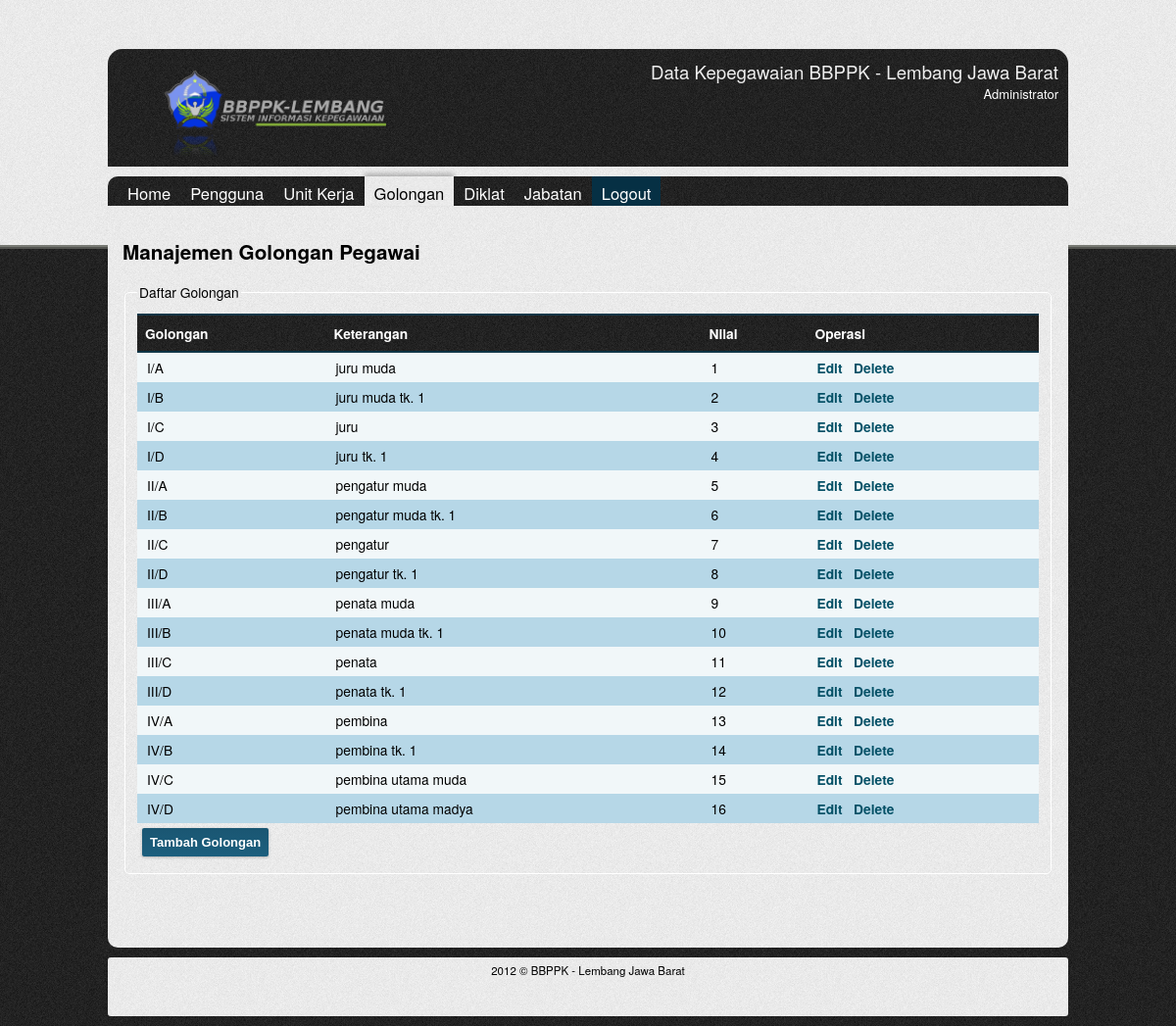
/admin/golongan.php (signed in), run on the app's committed database.
### tables this page shows
CREATE TABLE IF NOT EXISTS `golongan` (
  `id_golongan` bigint(20) unsigned NOT NULL AUTO_INCREMENT,
  `golongan` varchar(20) NOT NULL,
  `ket` varchar(25) NOT NULL,
  `nilai` int(11) NOT NULL,
  PRIMARY KEY (`id_golongan`),
  UNIQUE KEY `golongan` (`golongan`)
);

### lib/conn.php (called while the page is built, shortened)
<?php
function query($sql){
    $hasil=mysql_query($sql);
    $temp=array();
    while($row = mysql_fetch_assoc($hasil)){
        $temp[]=$row;
    }
    return $temp;
}

### lib/libstd.php (called while the page is built, shortened)
<?php
function getDaftarGolongan(){
    return query('SELECT * FROM golongan ORDER BY nilai');
}

### admin/golongan.php (the view, shortened to what this page needs)
<?php
require_once('../lib/conn.php');
$daftarGolongan=getDaftarGolongan();
?>
<!DOCTYPE html>
<html>
<head>
    <link type="text/css" href="../css/start/jquery-ui-1.8.2.custom.css" rel="stylesheet" />
    <link type="text/css" href="../css/gaya.css" rel="stylesheet" />
</head>
<body>
    <div id="wrapper">
        <div id="header">
		<img src="../img/logo2.png" width="30%" height="*"/>
            <p>Data Kepegawaian BBPPK - Lembang Jawa Barat</p>
            <p class="desc">Administrator</p>
        </div>
        <div id="content">
            <div id="menu">
                <ul>
                    <li><a href="index.php">Home</a></li>
                    <li><a href="users.php">Pengguna</a></li>
                    <li><a href="unitkerja.php">Unit Kerja</a></li>
                    <li><div>Golongan</div></li>
                    <li><a href="diklat.php">Diklat</a></li>
                    <li><a href="jabatan.php">Jabatan</a></li>
                    <li><a href="../login.php?a=logout" id="logout">Logout</a></li>
                </ul>
            </div>
            <div id="isi">
                <h2>Manajemen Golongan Pegawai</h2>
                <form id="formeditgolongan" action="golongan.php" method="post">
                    <fieldset>
                    <legend>Daftar Golongan</legend>
                        <table id="daftargolongan">
                            <thead>
                                <tr><th>Golongan</th><th>Keterangan</th><th>Nilai</th><th>Operasi</th></tr>
                            </thead>
                            <tbody>
                                <?php foreach($daftarGolongan as $brs): ?>
                                <tr><td><?php echo $brs['golongan']; ?></td><td><?php echo $brs['ket']; ?></td><td><?php echo $brs['nilai']; ?></td><td><a href="?eid=<?php echo $brs['id_golongan']; ?>">Edit</a> &nbsp; <a href="?did=<?php echo $brs['id_golongan']; ?>">Delete</a></td></tr>
                                <?php endforeach;?>
                            </tbody>
                        </table>
                        <input type="button" value="Tambah Golongan" id="tambahgolongan" class="tombol" />
                        </fieldset>
                        <br/><br/><br/>
                </form>
            </div>
        </div>
        <div id="footer"> 2012 &copy; BBPPK - Lembang Jawa Barat </div>
    </div>
</body>
</html>

### css/gaya.css (style rules this page uses)
body { margin:0; padding:0; font-family:"Helvetica Neue",Arial,Helvetica,Verdana,sans-serif; font-size: 72%; background: url('../img/bg-login.png') repeat #1b1b1b; }
a { text-decoration:none; }
#header,#content,#footer { border-radius:3px; -moz-border-radius:3px; -webkit-border-radius:3px; -o-border-radius:3px; padding:5px; box-shadow: rgba(0,0,0, 0.1) 0px 0px 1px; -moz-box-shadow: rgba(0,0,0, 0.1) 0px 0px 1px; -webkit-box-shadow: rgba(0,0,0, 0.1) 0px 0px 1px; }
#wrapper { width:980px; margin:0 auto; }
#header { margin-top:50px; text-align:right; color:#EFEFEF; font-size:14pt; padding:10px; height:100px; background: url('../img/bg-login.png') repeat #1b1b1b; -moz-border-radius-topleft: 15px; -moz-border-radius-topright:15px; -moz-border-radius-bottomright: 0px; -moz-border-radius-bottomleft: 0px; -webkit-border-top-left-radius: 15px; -webkit-border-top-right-radius: 15px; -webkit-border-bottom-left-radius: 0px; -webkit-border-bottom-right-radius: 0px; }
#header p { margin:0; padding:0; }
#header p.desc { font-size:0.7em; color:#fff; #text-shadow: 1px 1px 4px #fff; }
#header img { margin:0 10px; padding:0; float:left; }
#content { margin:10px 0 0; font-size:1.2em; padding:0; }
#footer { text-align:center; margin:10px 0 10px; background: url('../img/bg-login-top.png') repeat #fff; height:50px; }
#menu { height:30px; font-size:1.2em; background: url('../img/bg-login.png') repeat #1b1b1b; padding-left:10px; -moz-border-radius-topleft: 10px; -moz-border-radius-topright: 10px; -moz-border-radius-bottomright: 0px; -moz-border-radius-bottomleft: 0px; -webkit-border-top-left-radius: 10px; -webkit-border-top-right-radius: 10px; -webkit-border-bottom-left-radius: 0px; -webkit-border-bottom-right-radius: 0px; }
#menu ul { list-style:none; padding:0; margin:0; }
#menu ul li { display:block; margin:0; float:left; }
#menu ul li a { color:white; display:block; height:30px; padding:5px 10px 0; margin:0; height:25px; }
#menu ul li div { height:30px; padding:5px 10px 0; margin:0; height:25px; color:black; background: url('../img/bg-login-top.png') repeat #fff; box-shadow:0 -3px 5px rgba(0, 0, 0, 0.25); -moz-box-shadow:0 -3px 5px rgba(0, 0, 0, 0.25); -webkit-box-shadow:0 -3px 5px rgba(0, 0, 0, 0.25); }
#isi { min-height:300px; padding:15px; background: url('../img/bg-login-top.png') repeat #fff; -moz-border-radius-topleft: 0px; -moz-border-radius-topright: 0px; -moz-border-radius-bottomright: 10px; -moz-border-radius-bottomleft: 10px; -webkit-border-top-left-radius: 0px; -webkit-border-top-right-radius: 0px; -webkit-border-bottom-left-radius: 10px; -webkit-border-bottom-right-radius: 10px; }
.tombol { background-color:#1a5672; background: -webkit-gradient(linear, left top, left bottom, from(#1a5672), to(#1c5f7e)); background: -moz-linear-gradient(top, #1a5672, #1c5f7e); color:white; padding:8px; border:0 none; margin:5px; border-radius:2px; -moz-border-radius:2px; -moz-box-shadow:0 1px 3px rgba(0, 0, 0, 0.25); -webkit-border-radius:2px; -webkit-box-shadow:0 1px 3px rgba(0, 0, 0, 0.25); cursor:pointer; font-weight:bold; width:auto; }
form { text-align:left; }
form input, form textarea { padding: 5px; border: solid 1px #E5E5E5; outline: 0; font: normal 13px/100% Verdana, Tahoma, sans-serif; background: -webkit-gradient(linear, left top, left 25, from(#FFFFFF), color-stop(4%, #EEEEEE), to(#FFFFFF)); background: -moz-linear-gradient(top, #FFFFFF, #EEEEEE 1px, #FFFFFF 25px); }
form fieldset { border:1px solid white; padding:12px; border-radius:5px; -moz-border-radius:5px; -webkit-border-radius:5px; -o-border-radius:5px; }
table { width:100%; background:#f1f7f9; padding:5px; border:none; border-collapse:collapse; }
table thead tr th { color:#fff; padding:8px; width:100%: margin:0; border-top:2px solid #103647; border-bottom:2px solid #103647; background: url('../img/bg-login.png') repeat #1b1b1b; text-align:left; }
table td { padding:5px 10px; }
table a { color:#045066; font-weight:800; }
#logout { float:right; background:#063044; display:block; }

### data on the page
golongan: golongan "I/A", ket "juru muda", nilai "1"
golongan: golongan "I/B", ket "juru muda tk. 1", nilai "2"
golongan: golongan "I/C", ket "juru", nilai "3"
golongan: golongan "I/D", ket "juru tk. 1", nilai "4"
golongan: golongan "II/A", ket "pengatur muda", nilai "5"
golongan: golongan "II/B", ket "pengatur muda tk. 1", nilai "6"
golongan: golongan "II/C", ket "pengatur", nilai "7"
golongan: golongan "II/D", ket "pengatur tk. 1", nilai "8"
golongan: golongan "III/A", ket "penata muda", nilai "9"
golongan: golongan "III/B", ket "penata muda tk. 1", nilai "10"
golongan: golongan "III/C", ket "penata", nilai "11"
golongan: golongan "III/D", ket "penata tk. 1", nilai "12"
golongan: golongan "IV/A", ket "pembina", nilai "13"
golongan: golongan "IV/B", ket "pembina tk. 1", nilai "14"
golongan: golongan "IV/C", ket "pembina utama muda", nilai "15"
golongan: golongan "IV/D", ket "pembina utama madya", nilai "16"
